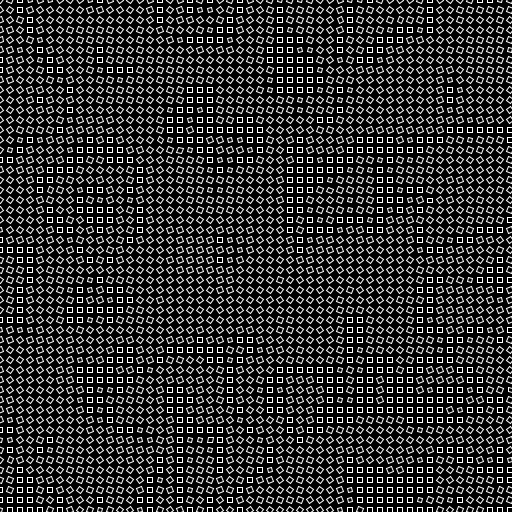
Frame 1 (no input)
Frame 60 (the mouse pressed at the canvas centre just before this capture): identical to frame 1, image omitted
Frame 120 (the mouse held since frame 60 and released just before this capture): identical to frame 1, image omitted

The Processing sketch that drew this single still picture (run headless with seeded random() and noise(); from frame 60 on, the mouse is pressed at the canvas centre):

// Processing sketch: example_170926b_noise
// ── example_170926b_noise.pde
// The smoothness variable is going to control.... the smoothness of the noise.
float smoothness = 100;

void setup() {
  size(512, 512);
  background(0);
}

void draw() {
  background(0);
  noFill();
  stroke(255);
  rectMode(CENTER);
  
  // Draw a grid... See previous examples of nested loops.
  for (float y =0; y<height; y+=10) {
    for (float x =0; x<width; x+=10) {
      pushMatrix();
      translate(x, y);
      
      // Generate a random number using the Noise function.
      // We divide by the smoothness variable we created above,
      // In order to define the size of the steps between each
      // number generated by the noise function.
      // The noise function always outputs a number between zero and one,
      // So we multiply by TWO_PI to achieve a value that we can use for
      // rotation.
      
      float randNumber = noise(x / smoothness, y / smoothness) * TWO_PI;
      rotate(randNumber);
      
      // Finally, draw a rectangle.
      
      rect(0, 0, 5, 5);
      popMatrix();
    }
  }
}
